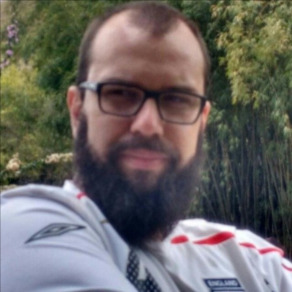
#> input picture cartoon_image/me.jpg, 292 x 292 px
$ python cartoonImage.py
#> lines starting #> are read from the running program, lines starting #| are printed output that depends on the picture; after the words box and inside, x2 and y2 are one past the last pixel; in counts of white or black regions, pixels touching at a corner belong together
import cv2
import numpy as np

num_down = 2
num_bilateral = 7

img_rgb = cv2.imread('me.jpg')
#> img_rgb is the input picture: shape (292, 292, 3); mean B, G, R 100.2, 102.9, 106.7
print(img_rgb.shape)
#| (292, 292, 3)

img_rgb = cv2.resize(img_rgb, (800, 800))
#> img_rgb: shape (800, 800, 3)

img_color = img_rgb

# Downsampling da imagem usando Gaussian Pyramid
for _ in range(num_down):
    img_color = cv2.pyrDown(img_color)
#> this loop made 2 passes
#> pass 2, `img_color = cv2.pyrDown(img_color)`:
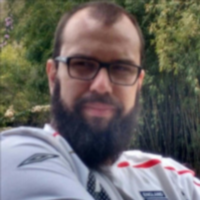
#> img_color: shape (200, 200, 3); mean B, G, R 100, 102.8, 106.6

# Aplicacao de um filtro bilateral. O filtro bilateral irá diminuir o pallete das cores, necessario para o efeito de cartoon
for _ in range(num_bilateral):
    img_color = cv2.bilateralFilter(img_color, d=9, sigmaColor=9, sigmaSpace=7)

# Upsampling da imagem usando Gaussian Pyramid
for _ in range(num_down):
    img_color = cv2.pyrUp(img_color)

# Conversao da imagem em tons de cinza
img_gray = cv2.cvtColor(img_rgb, cv2.COLOR_RGB2GRAY)
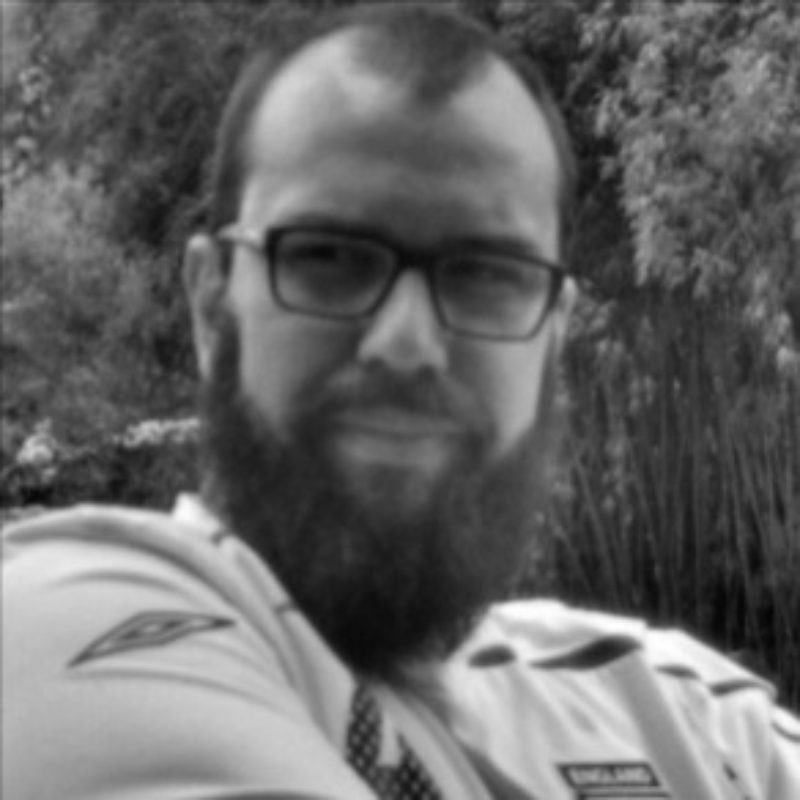
#> img_gray: shape (800, 800); min 4, max 254, mean 102.4

# Filtro mediano para realce
img_blur = cv2.medianBlur(img_gray, 7)

# Deteccao de bordas
img_edge = cv2.adaptiveThreshold(img_blur, 255, cv2.ADAPTIVE_THRESH_MEAN_C, cv2.THRESH_BINARY, blockSize=9, C=2)
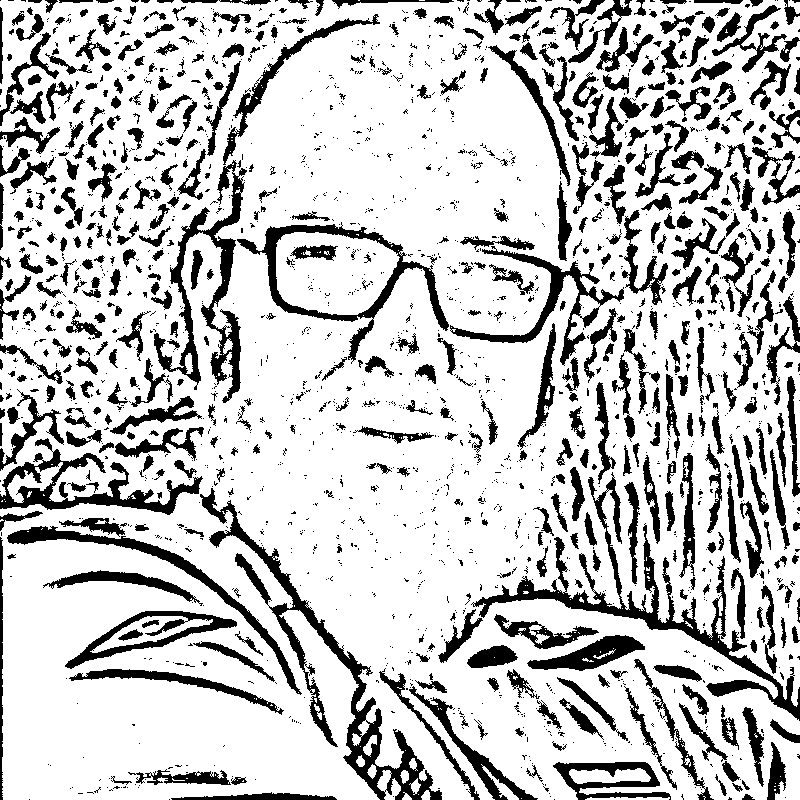
#> img_edge: shape (800, 800); 78% white; 2014 black regions (1449 under 20 px), largest, box (x1, y1, x2, y2) and area: (471, 472, 800, 721) 7719, (200, 488, 442, 800) 7632, (154, 160, 247, 403) 5034

# Conversao da imagem para RGB
img_edge = cv2.cvtColor(img_edge, cv2.COLOR_GRAY2RGB)

# Combinando a imagem colorida com a imagem com bordas destacadas
img_cartoon = cv2.bitwise_and(img_color, img_edge)
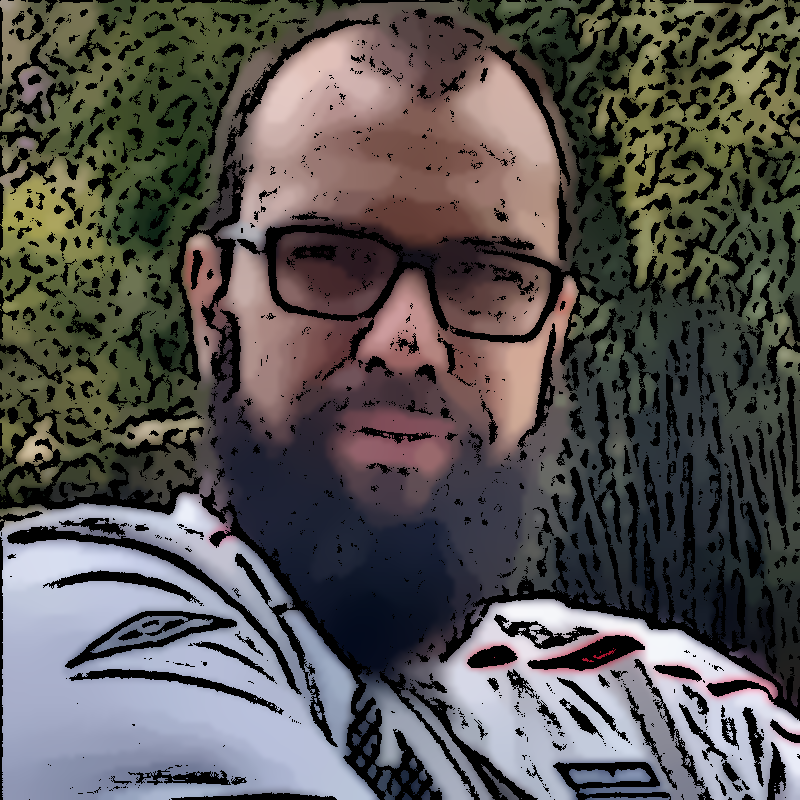
#> img_cartoon: shape (800, 800, 3); mean B, G, R 81.7, 83.4, 86.7

stack = np.hstack([img_rgb, img_cartoon])
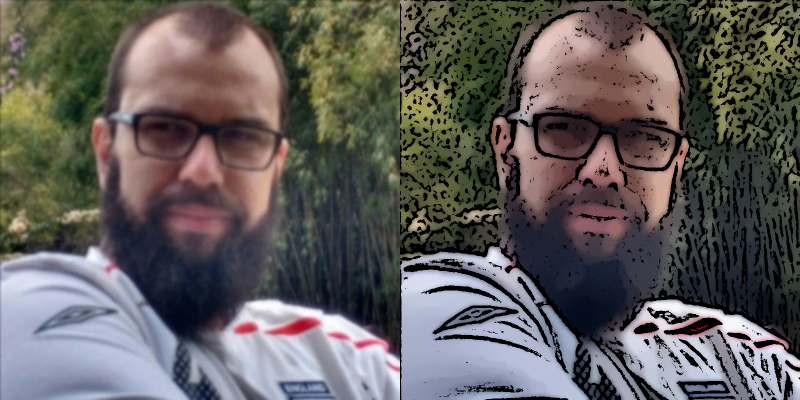
#> stack: shape (800, 1600, 3) (shown at 1/2 size); mean B, G, R 90.9, 93.1, 96.7
cv2.imshow("Cartoon", stack)
cv2.waitKey(0)

$ run again, with cartoon_image/brunovosFoto.jpg copied over cartoon_image/me.jpg
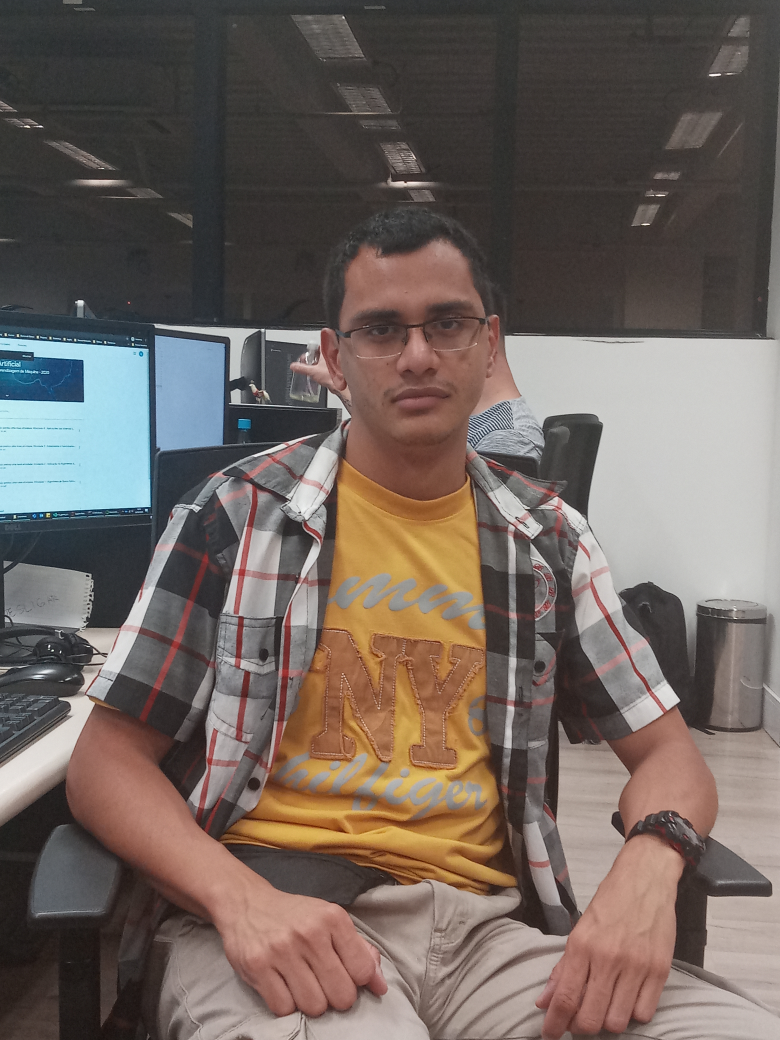
#> input picture cartoon_image/brunovosFoto.jpg, 3120 x 4160 px (shown at 1/4 size)
#> img_rgb is the input picture: shape (4160, 3120, 3); mean B, G, R 94.9, 101, 112.6
#| (4160, 3120, 3)
#> img_rgb: shape (800, 800, 3)
#> `img_edge = cv2.adaptiveThreshold(img_blur, 255, cv2.ADAPTIVE_THRESH_ME..`:
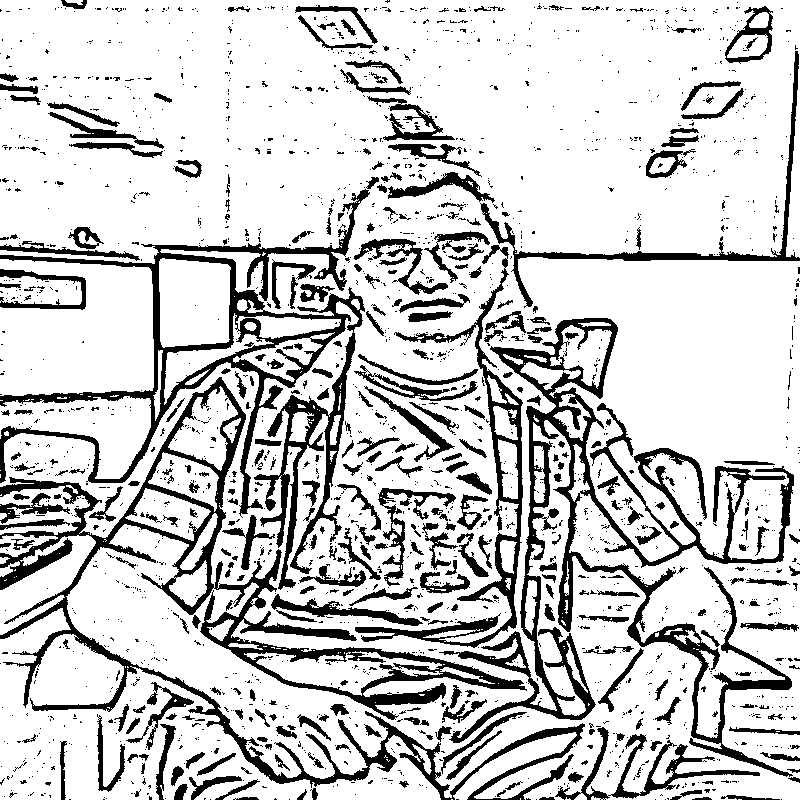
#> img_edge: shape (800, 800); 80.1% white; 2035 black regions (1694 under 20 px), largest, box (x1, y1, x2, y2) and area: (0, 377, 585, 800) 24543, (439, 318, 794, 777) 21995, (0, 189, 370, 590) 18320
#> `stack = np.hstack([img_rgb, img_cartoon])`:
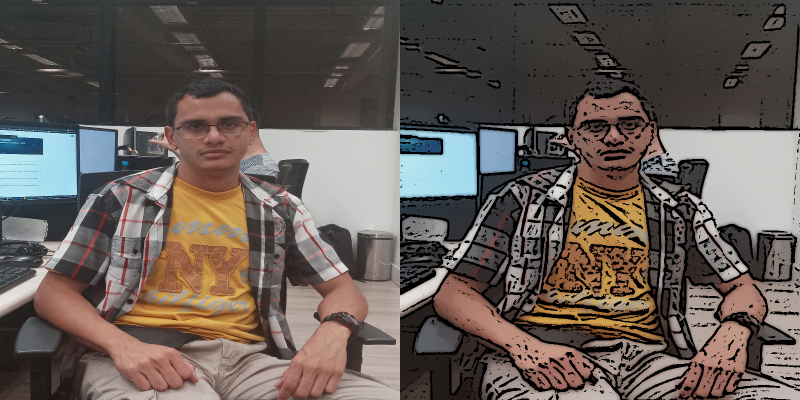
#> stack: shape (800, 1600, 3) (shown at 1/2 size); mean B, G, R 86.4, 91.7, 101.6
